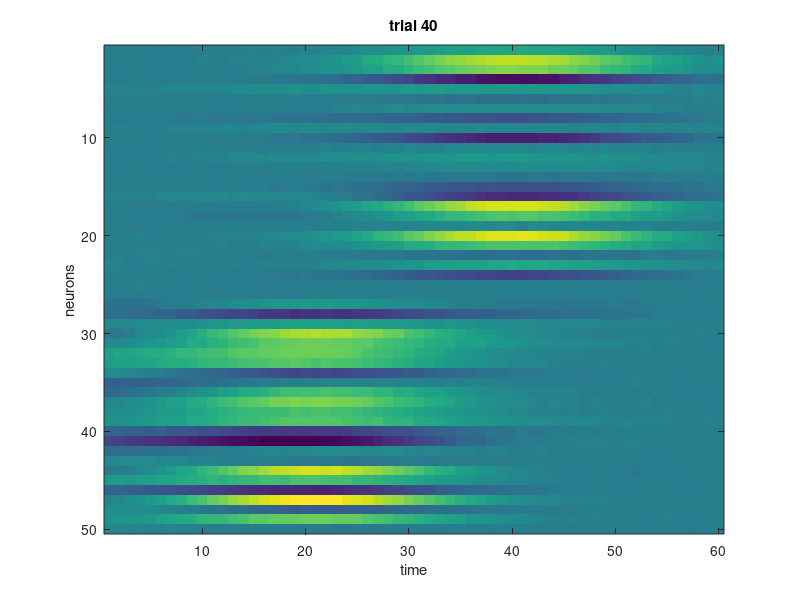

Write the MATLAB code that produced this figure. (Note: this script raises an error after producing the figure.)
close all; clear; clc

%% Make some fake neural data

% dimensions & params
% -------------------
N = 50;      % neurons
T = 60;      % time points
K = 40;      % trials

% rank of the data. (the number of latent factors.)
R = 4;
r1 = floor(R/2); % split the latent factors to add interesting structure

% factor magnitude
lam = ones(R,1);%logspace(0.5,-0.5,R)';
lam = lam(randperm(R));

% neuron factors
% ---------------
A = randn(N,R);

% add cell types
%   - first half of the cells are strongly weighted on first half of
%   components
%   - second half of the cells are strongly weighted to the other half
n1 = floor(N/2);
A(1:n1,1:r1) = 0.1*A(1:n1,1:r1);
A((n1+1):end,(r1+1):end) = 0.1*A((n1+1):end,(r1+1):end);

% threshold small values of A
A(abs(A) < 0.1) = 0.0;

% time (within-trial) factors
% ---------------------------
B = zeros(T,R);
t_ax = linspace(-3, 3, T);
m = linspace(-3, 3, R);

% Each neuron factor is a gaussian bump
for r = 1:R
    B(:,r) = exp(-(t_ax-m(r)).^2 / 2);
    B(:,r) = B(:,r)/norm(B(:,r));
end

% across-trial factors
% --------------------
C = 0.4*randn(K,R);

% split trials into thirds
k1 = floor(K/3);
k2 = floor(2*K/3);

% one factor is large for middle third of trials
C(k1:k2, 1) = C(k1:k2, 1) + 1;

% one factor is large for final third of trials
C(k2:end, 2) = C(k2:end, 2) + 1;

% one factor grows linearly
C(:, 3) = C(:, 3) + (1:K)'/K;

% one is noisy across all trials
C(:, 4) = C(:, 4)*10;

% normalize factors to unit length
for r = 1:R
    C(:,r) = C(:,r)/norm(C(:,r));
end

% generate the full dataset
% -------------------------
data = zeros(N,T,K);
for n = 1:N
    for t = 1:T
        for k = 1:K
            tmp = 0.0;
            for r = 1:R
                tmp = tmp + lam(r)*A(n,r)*B(t,r)*C(k,r);
            end
            data(n,t,k) = tmp;
        end
    end
end

% add some noise
noise_lev = 0.001;
data = data + randn(N,T,K)*noise_lev;

% % NOTE - you can view the full dataset by uncommenting
% % the following code
movie_fig = figure();
for k = 1:K
    image(data(:,:,k),'CDataMapping','scaled')
    ylabel('neurons')
    xlabel('time')
    title(['trial ' num2str(k)])
    pause(0.3)
end
close(movie_fig);

%% Fit CP Tensor Decomposition

% these commands require that you download Sandia Labs' tensor toolbox:
% http://www.sandia.gov/~tgkolda/TensorToolbox/index-2.6.html

% convert data to a tensor object
data = tensor(data);

% plot the ground truth
true_factors = ktensor(lam, A, B, C);
true_err = norm(full(true_factors) - data)/norm(true_factors);
viz_ktensor(true_factors, ... 
            'Plottype', {'bar', 'line', 'scatter'}, ...
            'Modetitles', {'neurons', 'time', 'trials'})
set(gcf, 'Name', 'true factors')

% fit the cp decomposition from random initial guesses
n_fits = 30;
err = zeros(n_fits,1);
for n = 1:n_fits
    % fit model
    est_factors = cp_als(tensor(data),R);
    
    % store error
    err(n) = norm(full(est_factors) - data)/norm(data);
    
    % visualize fit for first several fits
    if n < 4
        % score aligns the cp decompositions
        %[sc, est_factors] = score(est_factors, true_factors);
        
        % plot the estimated factors
        viz_ktensor(est_factors, ... 
            'Plottype', {'bar', 'line', 'scatter'}, ...
            'Modetitles', {'neurons', 'time', 'trials'})
        set(gcf, 'Name', ['estimated factors - fit #' num2str(n)])
    end
end

figure(); hold on
plot(randn(n_fits,1), err, 'ob')
plot(0, true_err, 'or', 'markerfacecolor', 'r');
xlim([-10,10])
ylim([0 1.0])
set(gca,'xtick',[])
ylabel('model error')
legend('fits','true model')

